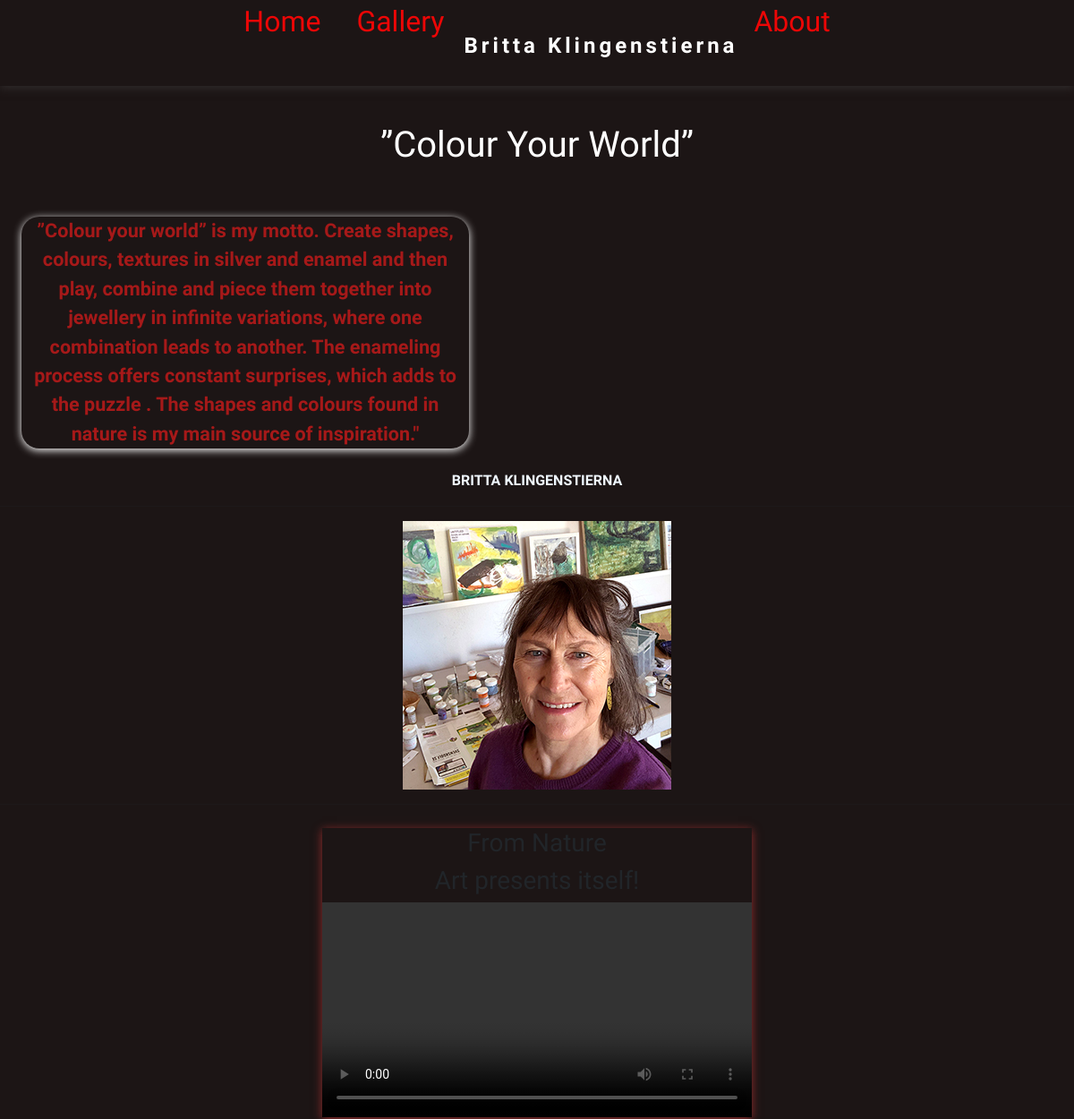
The app's page / (upper part), older data.
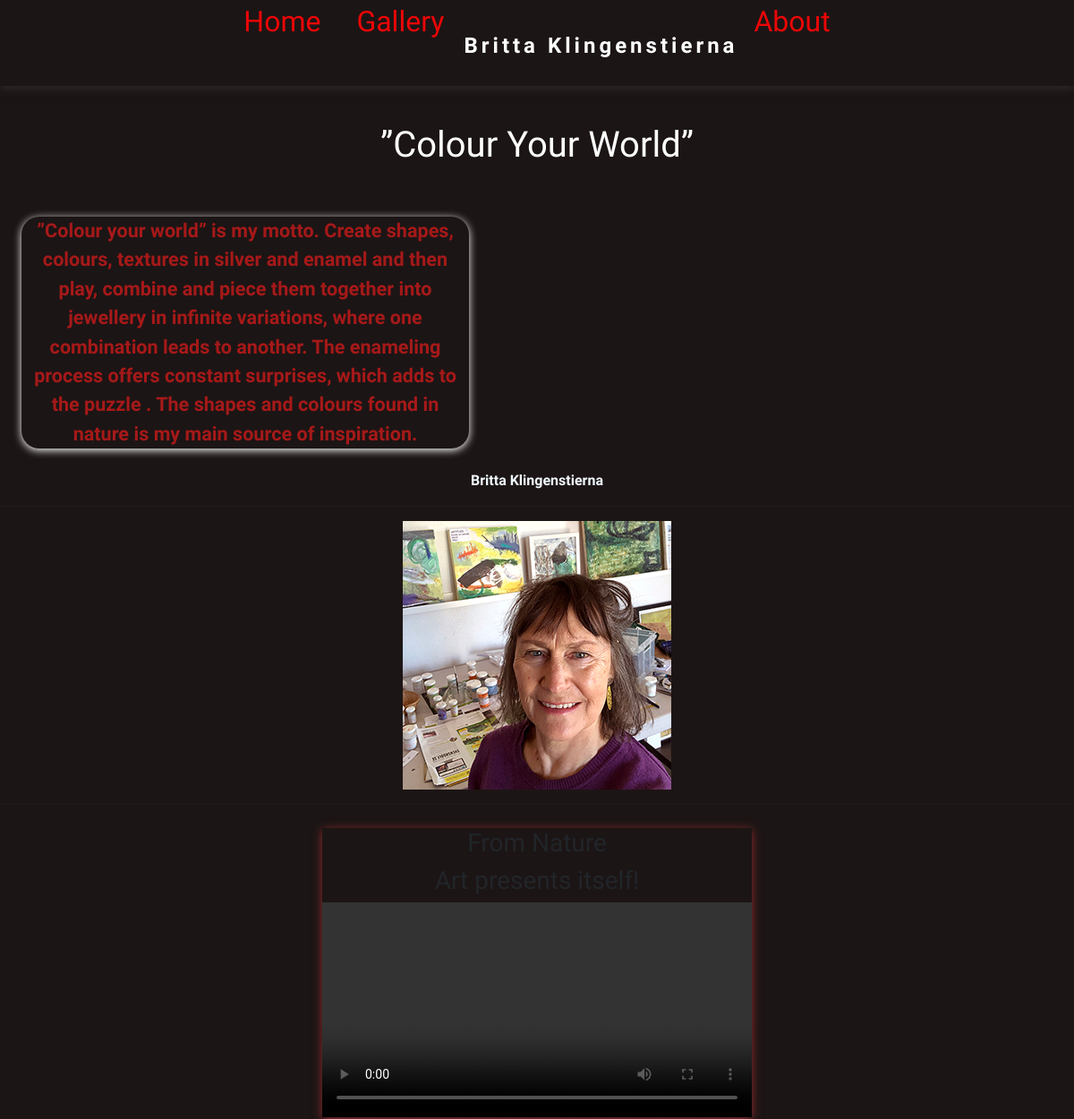
The same page, newer data.
### brittas_blog/models.py (models this page shows, shortened)
class HomePageContent(models.Model):
    title = models.CharField(max_length=100)
    description = models.TextField()
    image = models.ImageField(upload_to='home_page_images/')
    alt_text = models.CharField(max_length=255)

### brittas_blog/views.py (the view)
# urls.py: path('', home, name='home'),
def home(request):
    content = HomePageContent.objects.first()  # Retrieve the first record, modify if necessary
    return render(request, 'home.html', {'content': content})

### brittas_blog/templates/home.html (shortened to what this page needs)
{% extends 'base.html' %}
{% block content %}
<div class="main-content">
    <div id="rainbow" class="element">
        <h1>”Colour Your World”</h1>
    </div>
    <div class="flex-container">
        <div class="intro">
            {% if content %}
            <span class="description">{{ content.description }}</span>
            <span class="title">{{ content.title }}</span>
            <hr>
            {% else %}
            <p>No content found for the home page.</p>
            {% endif %}
            <div class="intro-photo">
                <img src="{% if content %}{{ content.image.url }}{% endif %}"
                    alt="{% if content %}{{ content.alt_text }}{% endif %}">
                <hr>
            </div>
        </div>
        <section id="divider" class="rainbow element">
            <div id="divider-cover-text">
                <h3>From Nature</h3>
                <h3>Art presents itself!</h3>
            </div>
            <video right="320" height="240" controls>
                <source src="movie.mp4" type="video/mp4">
                <source src="movie.ogg" type="video/ogg">
            </video>
        </section>
    </div>
</div>
{% endblock %}

### brittas_blog/templates/base.html (shortened to what this page needs)
{% load static %}
<!DOCTYPE html>
<html lang="en">
<head>
    <link rel="stylesheet" href="https://cdnjs.cloudflare.com/ajax/libs/font-awesome/5.15.3/css/all.min.css">
    <link href="https://cdn.jsdelivr.net/npm/bootstrap@5.0.1/dist/css/bootstrap.min.css" rel="stylesheet"
>
    <link rel="stylesheet" href="{% static 'css/style.css' %}">
</head>
<body>
    <header class="header" id="myHeader">
        <nav>
            <ul>
                <li><a href="{% url 'home' %}">Home</a></li>
                <li><a href="{% url 'gallery' %}">Gallery</a></li>
                <div class="logo">
                    <div class="logo-text" id="rainbow">
                        <span class="element">B</span>
                        <span class="element">r</span>
                        <span class="element">i</span>
                        <span class="element">t</span>
                        <span class="element">t</span>
                        <span class="element">a</span>
                        <span class="element">&nbsp;</span>
                        <span class="element">K</span>
                        <span class="element">l</span>
                        <span class="element">i</span>
                        <span class="element">n</span>
                        <span class="element">g</span>
                        <span class="element">e</span>
                        <span class="element">n</span>
                        <span class="element">s</span>
                        <span class="element">t</span>
                        <span class="element">i</span>
                        <span class="element">e</span>
                        <span class="element">r</span>
                        <span class="element">n</span>
                        <span class="element">a</span>
                    </div>
                </div>
                <li><a href="{% url 'about' %}">About</a></li>
            </ul>
        </nav>
    </header>
    <main>
        {% block content %}{% endblock %}
    </main>
</body>
</html>

### static/css/style.css (style rules this page uses)
* { margin: 0; padding: 0; border: none; }
h1 { text-align: center; margin-bottom: 20px; }
html { height: 100%; }
body { display: flex; flex-direction: column; min-height: 100vh; font-family: 'Josefin Sans', sans-serif; }
header { display: flex; justify-content: center; box-shadow: 0px 2px 10px rgba(56, 53, 53, 0.8); width: 100%; z-index: 1000; position: fixed; }
.logo { display: flex; align-items: center; font-weight: bold; }
.logo-text { display: flex; justify-content: center; align-items: center; font-weight: bold; }
.element { animation: rainbow 15s infinite; font-size: 1.5rem; margin: 0 2px; }
nav { display: flex; align-items: center; }
nav ul { list-style: none; display: flex; margin: 0; padding: 0; }
nav ul li { margin: 0 20px; }
nav a { color: #ec0606; text-decoration: none; font-size: 2rem; }
main { flex-grow: 1; overflow-y: auto; padding-top: 112px; padding-bottom: 150px; background-color: rgb(28, 21, 21); }
.description, .title { display: block !important; color: aliceblue; }
.description { max-width: 500px; max-height: 700px; font-weight: bold; font-size: 1.35rem; color: #a61919; box-shadow: 0px 2px 10px rgba(255, 255, 255, 1.0); padding: 0%; margin: 2%; border-radius: 20px; }
.title { font-weight: bolder; }
.main-content { display: flex; flex-direction: column; align-items: center; text-align: center; }
.flex-container { display: flex; justify-content: space-around; width: 100%; flex-wrap: wrap; }
.intro, .intro-photo { width: 100%; margin: 10px 0; box-sizing: border-box; }
#divider { max-width: 100%; max-height: 100%; background-size: 100%; position: relative; background-color: transparent; display: flex; flex-direction: column; justify-content: center; align-items: center; box-shadow: 0px 2px 10px rgba(176, 50, 50, 0.8); transition: box-shadow 0.3s ease-in-out; }
#rainbow { position: relative; width: 100%; height: 12vh; display: flex; justify-content: center; align-items: center; overflow: hidden; color: #fff; margin-top: auto; padding-top: 2%; }
.element { animation: rainbow 15s infinite; }

Row changes from the older to the newer data that the page shows:
removed HomePageContent: description "”Colour your world” is my motto. Create shapes, colours, textures in silver and enamel and then play, combine and piece them together into jewellery in infinite variations, where one combination leads to another. The enameling process offers constant surprises, which adds to the puzzle . The shapes and colours found in nature is my main source of inspiration.\"", title "BRITTA KLINGENSTIERNA", image (picture)
added HomePageContent: description "”Colour your world” is my motto. Create shapes, colours, textures in silver and enamel and then play, combine and piece them together into jewellery in infinite variations, where one combination leads to another. The enameling process offers constant surprises, which adds to the puzzle . The shapes and colours found in nature is my main source of inspiration.", title "Britta Klingenstierna", image (picture)
